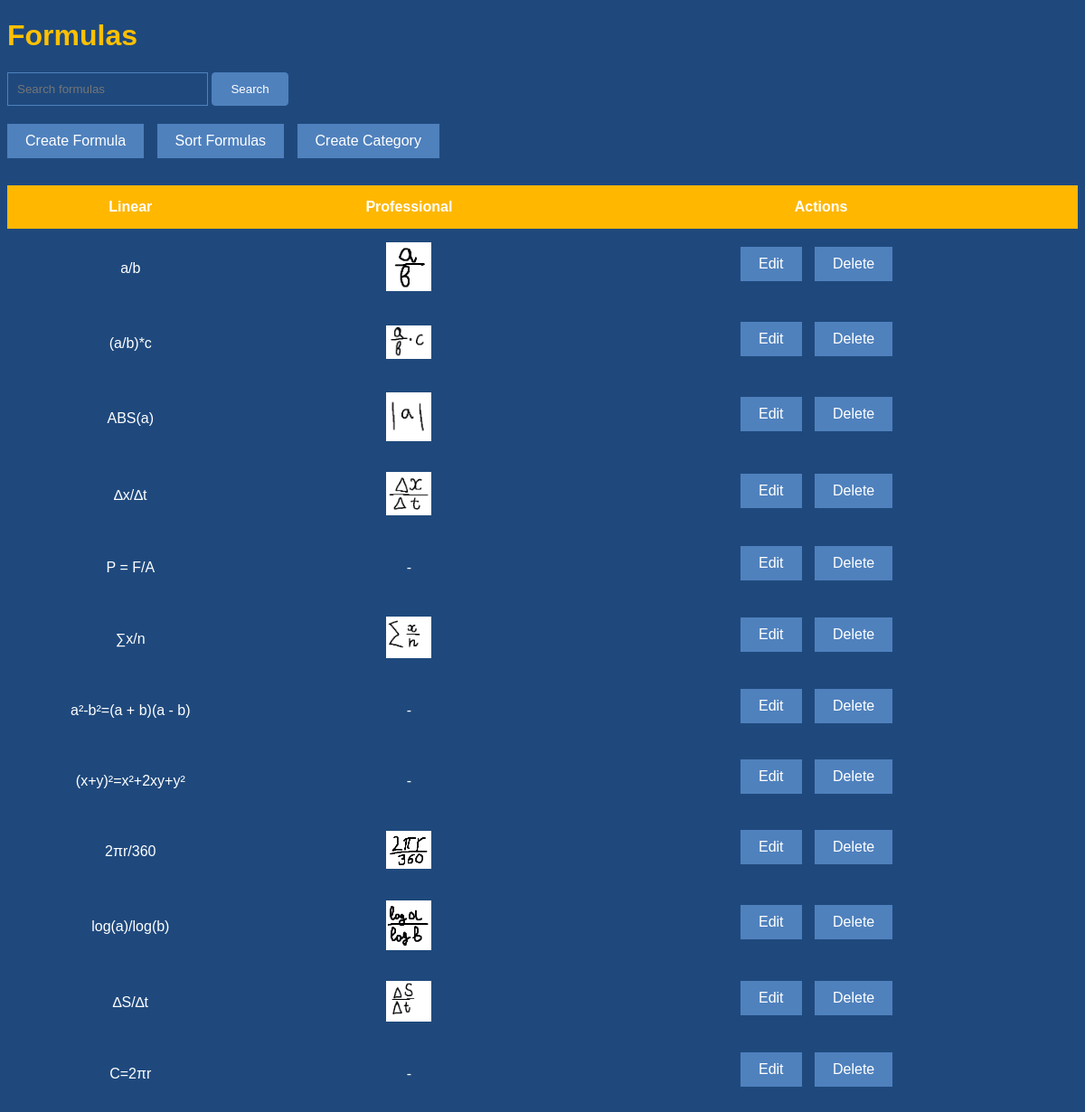
The page / on the database its author committed.
### formulas/models.py (models this page shows, shortened)
class Formula(models.Model):
    text = models.TextField()
    formulas = models.TextField(default='')
    photo_formulas = models.ImageField(upload_to='photos/', null=True, blank=True)
    slug = models.SlugField(unique=True)
    category = models.ForeignKey(Category, on_delete=models.SET_NULL, null=True, blank=True)

### formulas/views.py (the view)
# urls.py: 2. Add a URL to urlpatterns:  path('', views.home, name='home')
def home(request):
    search_query = request.GET.get('search', '')
    if search_query:
        formulas = Formula.objects.filter(Q(text__icontains=search_query))
    else:
        formulas = Formula.objects.all()
    return render(request, 'formulas/home.html', {'formulas': formulas, 'search_query': search_query})

### formulas/templates/formulas/home.html (shortened to what this page needs)
{% load static %}
<!DOCTYPE html>
<html lang="en">
<head>
  {% block css %}
    <link rel="stylesheet" href="{% static 'formulas/css/home-styles.css' %}">
  {% endblock %}
</head>
<body>
  <div class="homepage-container">
    {% block content %}
      <h1>Formulas</h1>
      <form method="get" action="{% url 'home' %}" class="search-form">
        <input type="text" name="search" placeholder="Search formulas" class="search-input" value="{{ search_query }}">
        <button type="submit" class="search-button">Search</button>
      </form>
      <div class="button-group">
        <a href="{% url 'create_formula' %}" class="button">Create Formula</a>
        <a href="{% url 'sort_formulas' %}" class="button">Sort Formulas</a>
        <a href="{% url 'create_category' %}" class="button">Create Category</a>
      </div>
      <div class="table-container">
        <table class="formula-table">
          <thead>
            <tr>
              <th>Linear</th>
              <th>Professional</th>
              <th>Actions</th>
            </tr>
          </thead>
          <tbody>
            {% for formula in formulas %}
              <tr>
                <td class="long-text_formula">{{ formula.text }}</td>
                <td>
                  {% if formula.photo_formulas %}
                    <img src="{{ formula.photo_formulas.url }}" alt="Photo of the formula" width="50">
                  {% else %}
                    -
                  {% endif %}
                </td>
                <td>
                  <a href="{% url 'edit_formula' formula.slug %}" class="button">Edit</a>
                  <a href="{% url 'delete_formula' formula.slug %}" class="button">Delete</a>
                </td>
              </tr>
            {% empty %}
              <tr>
                <td colspan="4">No formulas available</td>
              </tr>
            {% endfor %}
          </tbody>
        </table>
      </div>
    {% endblock %}
  </div>
</body>
</html>

### formulas/static/formulas/css/home-styles.css (style rules this page uses)
body { background-color: #1F497D; font-family: Arial, sans-serif; color: white; }
h1 { color: #FFC000; }
.search-form { margin-top: 20px; }
.search-input { padding: 10px; width: 200px; border: 1px solid #4F81BD; background-color: #1F497D; color: white; font-family: Arial, sans-serif; }
.search-button { display: inline-block; padding: 10px 20px; background-color: #4F81BD; color: white; text-decoration: none; transition: all 0.3s ease; border: 1px solid #4F81BD; border-radius: 4px; }
table { width: 100%; margin-top: 20px; border-collapse: collapse; margin-bottom: 12px; text-align: center; }
a.button { display: inline-block; margin-right: 10px; margin-bottom: 10px; padding: 10px 20px; background-color: #4F81BD; color: white; text-decoration: none; transition: all 0.3s ease; }
.button-group { margin-top: 20px; }
.formula-table th, .formula-table td { padding: 15px; }
.formula-table th { background-color: #ffb700; }
.long-text_formula { max-width: 70px; white-space: pre; overflow-x: auto; }

### rows shown on the page
Formula: text "a/b", photo_formulas (picture)
Formula: text "(a/b)*c", photo_formulas (picture)
Formula: text "ABS(a)", photo_formulas (picture)
Formula: text "∆x/∆t", photo_formulas (picture)
Formula: text "P = F/A"
Formula: text "∑x/n", photo_formulas (picture)
Formula: text "a²-b²=(a + b)(a - b)"
Formula: text "(x+y)²=x²+2xy+y²"
Formula: text "2πr/360", photo_formulas (picture)
Formula: text "log(a)/log(b)", photo_formulas (picture)
Formula: text "∆S/∆t", photo_formulas (picture)
Formula: text "C=2πr"
